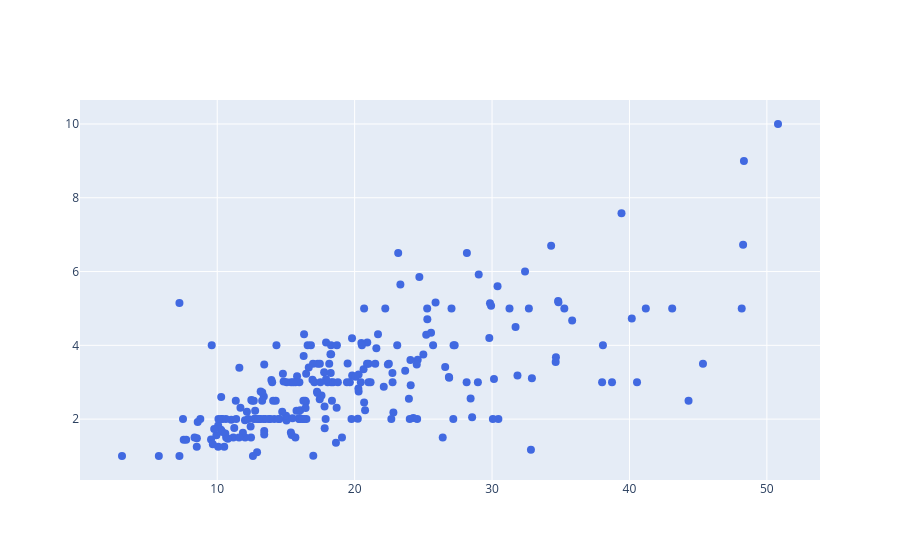

The notebook cell saved with this chart:
### Code cell
# a basic scatter with go.scatter

tips = px.data.tips()

fig = go.Figure()

fig.add_trace(go.Scatter(
    x=tips['total_bill'],
    y=tips['tip'],
    mode='markers',
    marker=dict(size=8, color='royalblue', symbol='circle'),
    name='Table Visits'
))

fig.show()

### Figure 1 — Plotly figure (JSON) as saved in the notebook; plotly's stock layout.template omitted (floating-point values rounded to 4 significant figures; data arrays with more than 128 entries replaced by an {"elided": "..."} marker saying what was removed)
{"data": [{"marker": {"color": "royalblue", "size": 8, "symbol": "circle"}, "mode": "markers", "name": "Table Visits", "type": "scatter", "x": {"elided": "244 float values"}, "y": {"elided": "244 float values"}}], "layout": {}}
